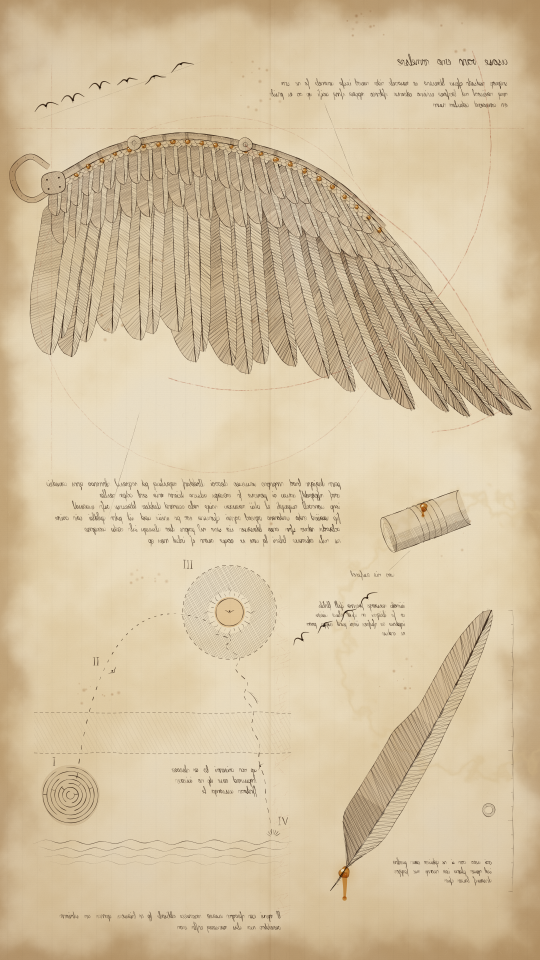
#> input picture icarus-carousel/output/01-the-design-1080x1920.png, 1080 x 1920 px (shown at 1/2 size); its folder holds only this picture in this run
$ python contact_sheet.py
#> lines starting #> are read from the running program, lines starting #| are printed output that depends on the picture
# Lays the four finished paintings side by side, in carousel order.
#   python3 contact_sheet.py  ->  output/00-carousel-overview.jpg
from pathlib import Path
from PIL import Image

here = Path(__file__).parent / 'output'
names = ['01-the-design', '02-the-ascent', '03-the-sun', '04-the-sea']
w, h, gap, pad = 540, 960, 28, 48
sheet = Image.new('RGB', (pad * 2 + w * 4 + gap * 3, pad * 2 + h), (24, 23, 26))
for i, n in enumerate(names):
    im = Image.open(here / f'{n}-1080x1920.png').convert('RGB').resize((w, h), Image.LANCZOS)
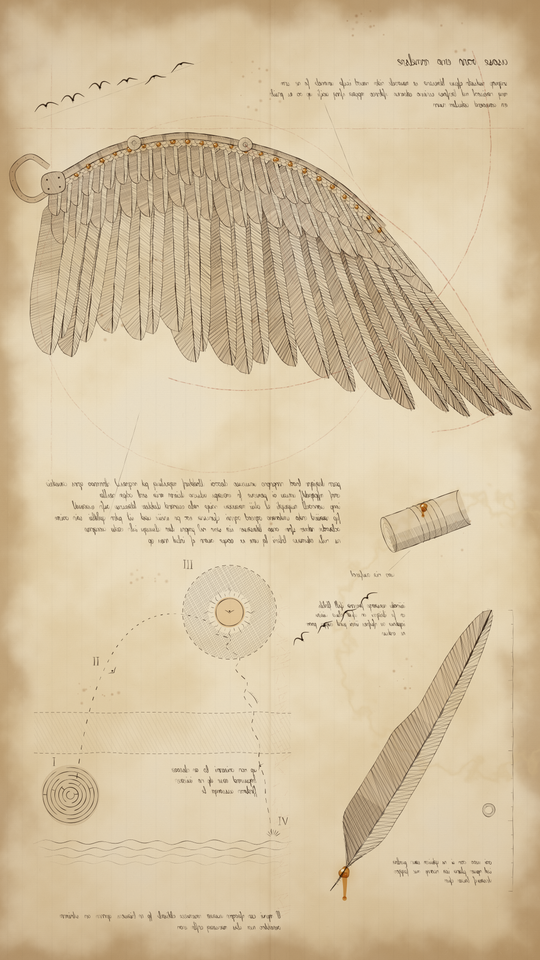
#> im: PIL image 540x960 RGB; mean R, G, B 212.4, 193.2, 160
    sheet.paste(im, (pad + i * (w + gap), pad))
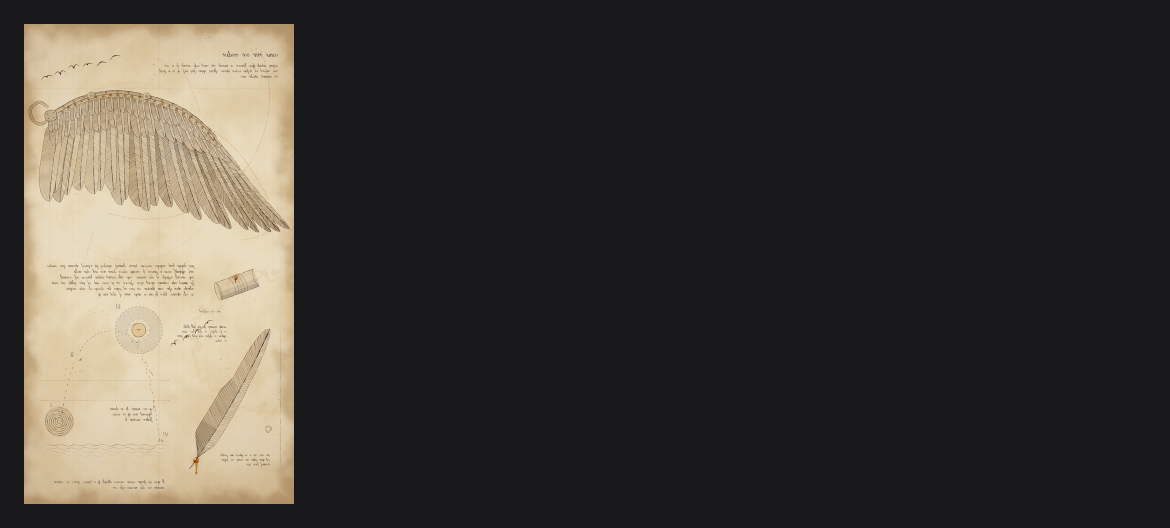
#> sheet: PIL image 2340x1056 RGB (shown at 1/2 size); mean R, G, B 63.5, 58.7, 54.1
#> (the run stopped early here; a loop or call above may not have finished)
